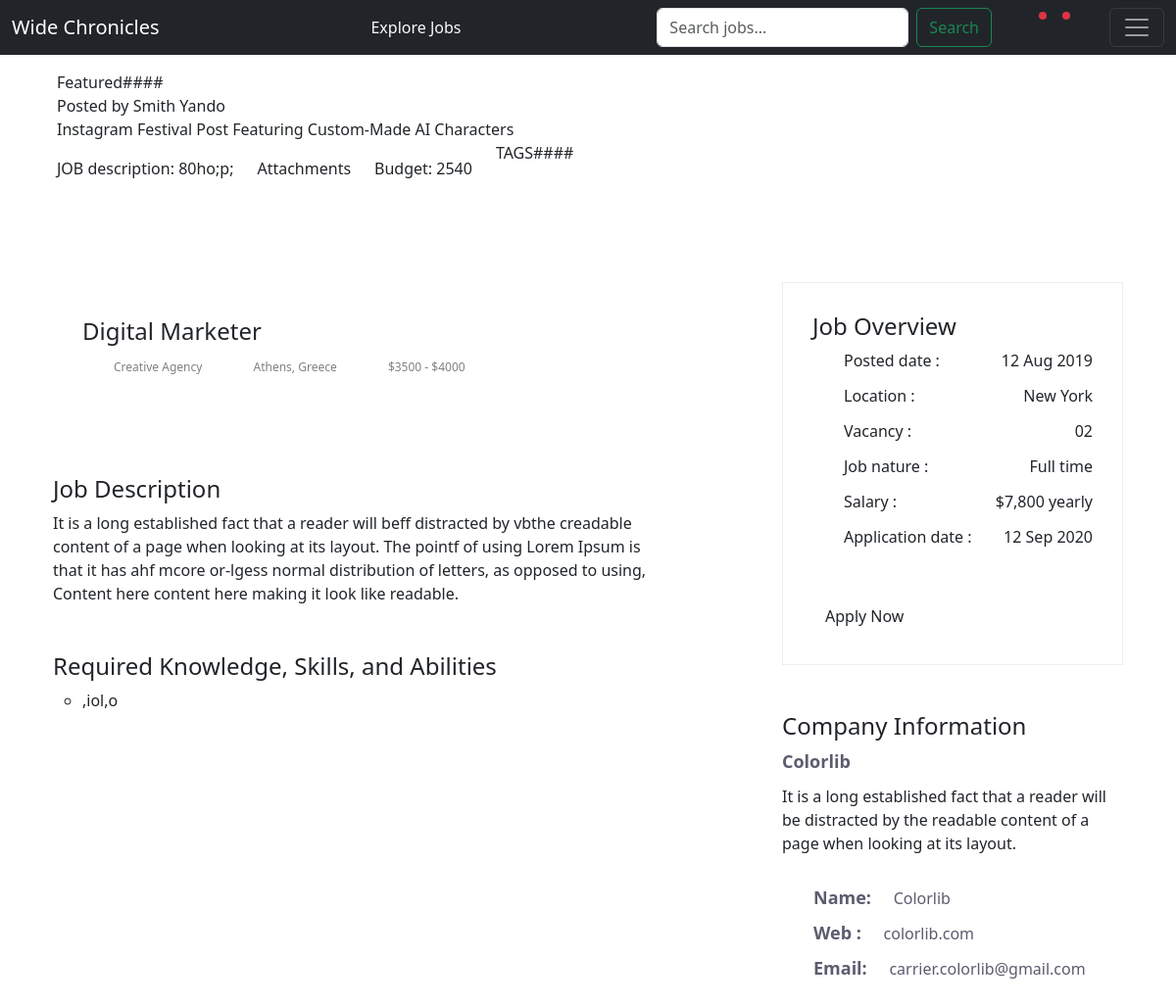
Screenshot of /job/42aef591-a/ (signed in) with the database file from the repository.
### jobs/models.py (models this page shows, shortened)
class Job(models.Model):
    buyer = models.ForeignKey(Buyer, on_delete=models.CASCADE)
    title = models.CharField(max_length=200)
    budget = models.IntegerField(validators=[MinValueValidator(1000)])
    description = models.TextField()
    requirement = models.TextField()
    expertise_required = models.CharField(choices=SPECIALITY_CHOICES, max_length=50 )
    timestamp = models.DateTimeField(auto_now_add=True)
    code = models.CharField(max_length=10, unique=True, blank=True)

class Buyer(models.Model):
    owner = models.OneToOneField(User, on_delete=models.CASCADE)
    name = models.CharField(max_length=50)
    profile_pic = models.ImageField(upload_to="profile/")
    bio = models.TextField(blank=True)
    location = models.CharField(choices=LOCATION_CHOICES, max_length=100)

### jobs/views.py (the view)
# urls.py: path('job/<str:code>/',JobDetailView.as_view(), name='job-detail'),
class JobDetailView(DetailView):
    model = Job
    template_name = 'jobs/job_detail.html'
    def get_object(self, queryset=None):
        code = self.kwargs.get("code")
        try:
            return Job.objects.get(code=code)
        except Job.DoesNotExist:
            raise Http404("Job not found")

### accounts/models.py (called while the page is built)
    def role(self):
        if hasattr(self, 'seller'):
            return 'Seller'
        elif hasattr(self, 'buyer'):
            return 'Buyer'
        else:
            return None

    def name(user):
        if hasattr(user, 'seller'):
            return user.seller.name
        elif hasattr(user, 'buyer'):
            return user.buyer.name

    def profile_pic(user):
        if hasattr(user, 'seller'):
            return user.seller.profile_pic.url
        elif hasattr(user, 'buyer'):
            return user.buyer.profile_pic.url
        return user.profile_pic

### jobs/templates/jobs/job_detail.html
{% extends 'jobs/_base.html' %}
{% block content%}
{% load icon %}
{% load humanize %}
<div class="row  p-3 mb-4 bg-body rounded ">
    <div >Featured####</div>
    <div class="col-md">Posted by {{ job.buyer.name}}</div>
    <div class="row ">
        <div class="d-flex justify-content-between ">
            <div class="text-start  col-8">{{job.title}}</div>
        </div>
        <div class="col-md-auto py-3 ">JOB description: {{job.description}}</div>
        <div class="col-md-auto py-3 ">Attachments </div>
        <div class="col-md-auto py-3 ">Budget: {{job.budget}} </div>
        <div class="col">TAGS####</div>
    </div>
</div>
<main>
    <div class="job-post-company pt-5 pb-5">
        <div class="container">
            <div class="row justify-content-between">
                <div class="col-xl-7 col-lg-8">
                    <div class="single-job-items mb-5">
                        <div class="job-items">
                            <div class="job-tittle">
                                    <h4>Digital Marketer</h4>
                                <ul>
                                    <li>Creative Agency</li>
                                    <li>{% icon "map-pin" %}</i>Athens, Greece</li>
                                    <li>$3500 - $4000</li>
                                </ul>
                            </div>
                        </div>
                    </div>
                    <div class="job-post-details">
                        <div class="post-details1 mb-5">
                            <div class="small-section-tittle">
                                <h4>Job Description</h4>
                            </div>
                            <p>It is a long established fact that a reader will beff distracted by vbthe creadable content of a page when looking at its layout. The pointf of using Lorem Ipsum is that it has ahf mcore or-lgess normal distribution of letters, as opposed to using, Content here content here making it look like readable.</p>
                        </div>
                        <div class="post-details2  mb-5">
                            <div class="small-section-tittle">
                                <h4>Required Knowledge, Skills, and Abilities</h4>
                            </div>
                            <ul>
                                    <li>{{ job.requirement }}</li>
                                </ul>
                        </div>
                    </div>
                </div>
                <div class="col-xl-4 col-lg-4">
                    <div class="post-details3  mb-5">
                       <div class="small-section-tittle">
                           <h4>Job Overview</h4>
                       </div>
                      <ul>
                          <li>Posted date : <span>12 Aug 2019</span></li>
                          <li>Location : <span>New York</span></li>
                          <li>Vacancy : <span>02</span></li>
                          <li>Job nature : <span>Full time</span></li>
                          <li>Salary :  <span>$7,800 yearly</span></li>
                          <li>Application date : <span>12 Sep 2020</span></li>
                      </ul>
                     <div class="apply-btn2">
                        <a href="{% url 'apply-job' code=job.code %}" class="btn">Apply Now</a>
                    </div>
                   </div>
                    <div class="post-details4  mb-5">
                       <div class="small-section-tittle">
                           <h4>Company Information</h4>
                       </div>
                          <span>Colorlib</span>
                          <p>It is a long established fact that a reader will be distracted by the readable content of a page when looking at its layout.</p>
                        <ul>
                            <li>Name: <span>Colorlib </span></li>
                            <li>Web : <span> colorlib.com</span></li>
                            <li>Email: <span>carrier.colorlib@gmail.com</span></li>
                        </ul>
                   </div>
                </div>
            </div>
        </div>
    </div>
</main>
{% endblock content %}

### jobs/static/css/style.css (style rules this page uses)
.single-job-items { padding: 36px 30px; transition: .4s; }
.single-job-items .job-tittle ul li { display: inline-block; margin-right: 48px; font-size: 12px; color: #808080; line-height: 1.8; }
.single-job-items .job-tittle ul li:last-child { margin-right: 0; }
.post-details2 ul { padding-left:30px }
.post-details2 ul li { list-style-type:circle }
.post-details3 { padding:30px 30px 30px 30px;border:1px solid #ededed }
.post-details3 ul li { display:flex;justify-content:space-between;margin-bottom:12px }
.post-details3 ul li:last-child { margin-bottom:50px }
.post-details4 span { color:#5b5c6e;font-weight:700;margin-bottom:10px;display:block;font-size:18px }
.post-details4 p { margin-bottom:30px;display:block }
.post-details4 ul li { color:#5b5c6e;font-weight:700;font-size:18px;display:block }
.post-details4 ul li span { color:#5b5c6e;font-weight:400;font-size:16px;display:inline-block;padding-left:18px }

### rows the page displays
Job: buyer.name "Smith Yando", title "Instagram Festival Post Featuring Custom-Made AI Characters", description "80ho;p;", budget "2540", requirement ",iol,o"
